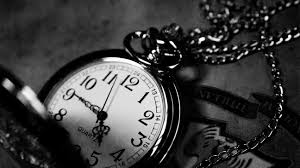
#> input picture Image_P/watch.jpg, 300 x 168 px
$ python Averege_filter.py
#> lines starting #> are read from the running program, lines starting #| are printed output that depends on the picture
import cv2
import numpy as np
img = cv2.imread('watch.jpg',cv2.IMREAD_GRAYSCALE)
#> img is the input picture: shape (168, 300); min 0, max 255, mean 60.7

mask = np.ones((3,3),np.float32)/9
image=cv2.resize(img,(250,250))
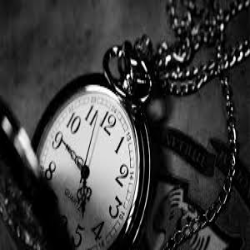
#> image: shape (250, 250); min 0, max 255, mean 60.6
averaging1 = cv2.filter2D(image,-1,mask) #you use -1, the result (destination) image will have the same depth as the input (source) image.
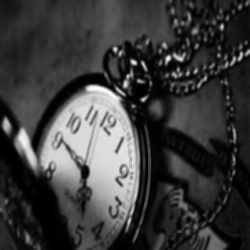
#> averaging1: shape (250, 250); min 0, max 253, mean 60.6
averaging2 = cv2.filter2D(averaging1,-1,mask)
averaging3= cv2.filter2D(averaging2,-1,mask)
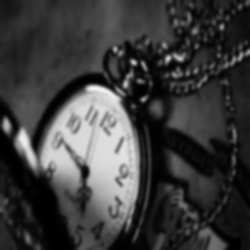
#> averaging3: shape (250, 250); min 0, max 242, mean 60.6
averaging4= cv2.filter2D(averaging3,-1,mask)
averaging5= cv2.filter2D(averaging4,-1,mask)
averaging6= cv2.filter2D(averaging5,-1,mask)
averaging7= cv2.filter2D(averaging6,-1,mask)

finala=cv2.hconcat([image,averaging1,averaging2,averaging3])
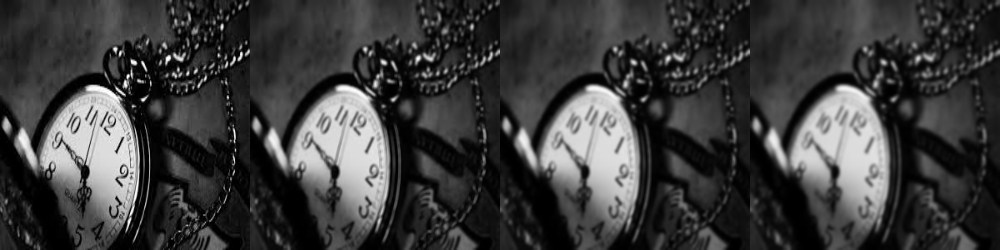
#> finala: shape (250, 1000); min 0, max 255, mean 60.6
finalb=cv2.hconcat([averaging4,averaging5,averaging6,averaging7])
final=cv2.vconcat([finala,finalb])
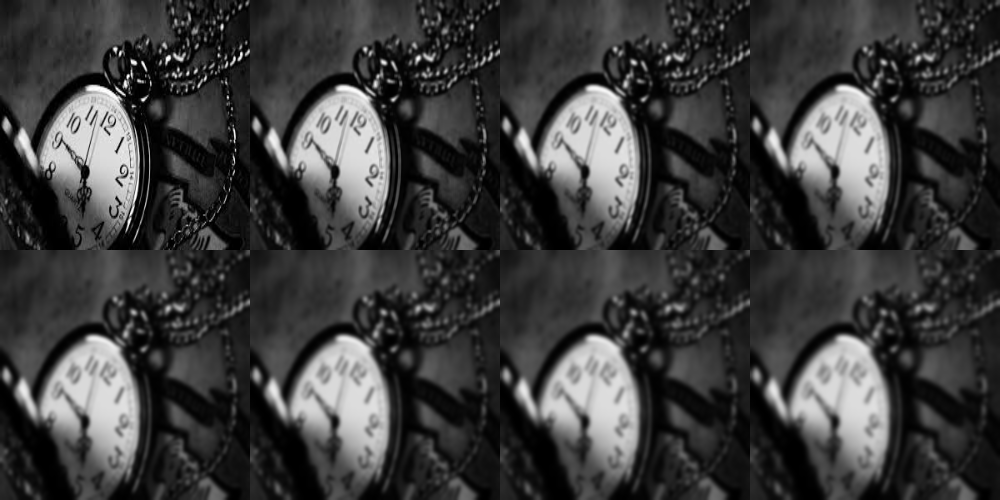
#> final: shape (500, 1000); min 0, max 255, mean 60.6

cv2.imshow('Averaging Filtering',final)

cv2.waitKey(0)

$ run again, with Image_P/BrightSakib.jpg copied over Image_P/watch.jpg
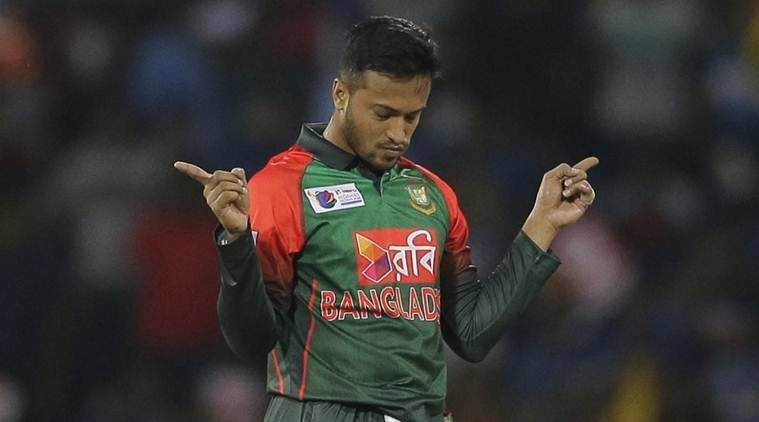
#> input picture Image_P/BrightSakib.jpg, 759 x 422 px
#> `finala=cv2.hconcat([image,averaging1,averaging2,averaging3])`:
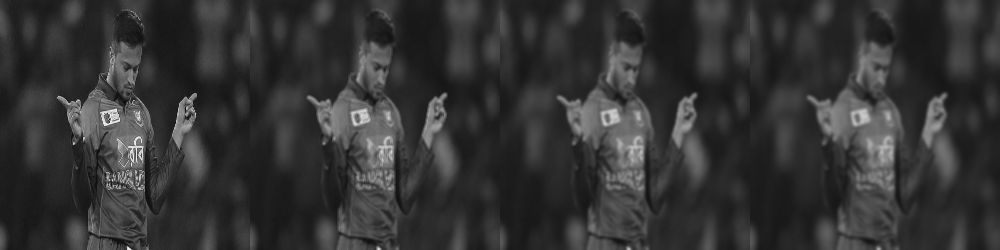
#> finala: shape (250, 1000); min 11, max 249, mean 52.4
#> `final=cv2.vconcat([finala,finalb])`:
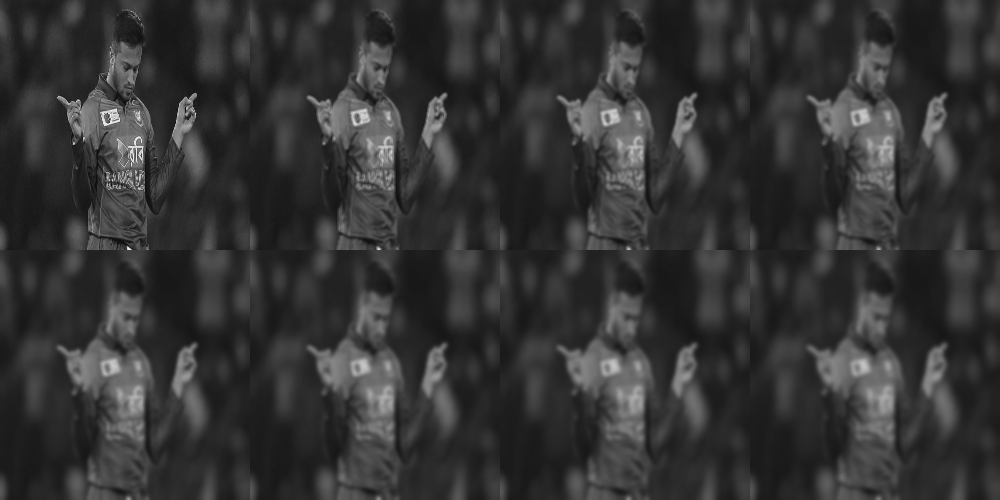
#> final: shape (500, 1000); min 11, max 249, mean 52.3
